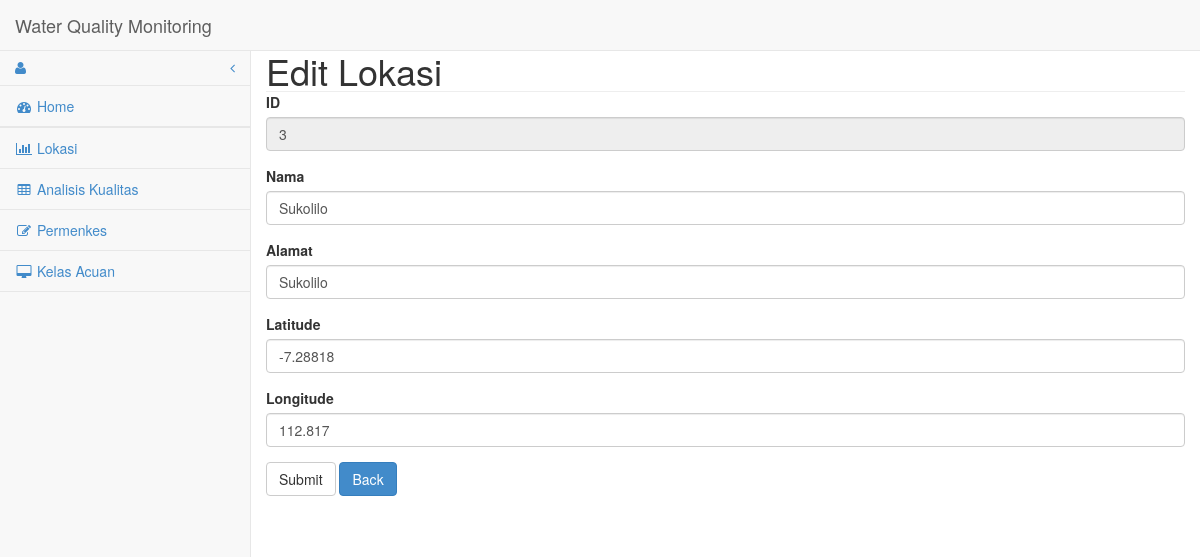
The app's page /editorlokasi.php?id=3 with its own data.
### tables this page shows
CREATE TABLE IF NOT EXISTS `lokasi` (
  `id` int(6) unsigned NOT NULL,
  `latitude` float DEFAULT NULL,
  `longitude` float DEFAULT NULL,
  `alamat` varchar(100) DEFAULT NULL,
  `nama` varchar(30) DEFAULT NULL,
  `status` varchar(30) DEFAULT NULL
);

### editorlokasi.php (the view, shortened to what this page needs)
<?php require ('qs_connection.php');
$idr=$_GET["id"];
?>
<html xmlns="http://www.w3.org/1999/xhtml" >
<!DOCTYPE html>
<html lang="en">
<head>
    <link href="css/bootstrap.min.css" rel="stylesheet">
    <link href="css/sb-admin-2.css" rel="stylesheet">
    <link href="css/plugins/morris.css" rel="stylesheet">
    <link href="font-awesome/css/font-awesome.min.css" rel="stylesheet" type="text/css">
</head>
<body>
    <div id="wrapper">
        <nav class="navbar navbar-default navbar-static-top" role="navigation" style="margin-bottom: 0">
            <div class="navbar-header">
                <a class="navbar-brand" href="home.php">Water Quality Monitoring</a>
            </div>
            <div class="navbar-default sidebar" role="navigation">
                <div class="sidebar-nav navbar-collapse">
                    <ul class="nav" id="side-menu">
                    <li class="dropdown">
                        <a href="#" class="dropdown-toggle" data-toggle="dropdown"><i class="fa fa-user"></i> <?php echo $_SESSION["user"]; ?> <span class="fa arrow"></span></a>
                    </li>
                    <li >
                        <a href="home.php"><i class="fa fa-fw fa-dashboard"></i> Home</a>
                    </li>
                    <li>
                    </li>
                    <li   class="active">
                        <a href="lokasi.php"><i class="fa fa-fw fa-bar-chart-o"></i> Lokasi</a>
                    </li>
                    <li>
                        <a href="analisis_kualitas.php"><i class="fa fa-fw fa-table"></i> Analisis Kualitas</a>
                    </li>
                    <li>
                        <a href="permenkes.php"><i class="fa fa-fw fa-edit"></i> Permenkes</a>
                    </li>
                    <li>
                        <a href="kelasacuan.php"><i class="fa fa-fw fa-desktop"></i> Kelas Acuan</a>
                    </li>
                </ul>
            </div>
        </div>
        </nav>
        <div id="page-wrapper" style="padding:0">
            <div class="container-fluid">
                <div class="row">
                    <div class="col-lg-12">
                        <h1 class="page-header" style="margin:0; padding:0">
                            Edit Lokasi
                        </h1>
                    </div>
                </div>
				<?php
					$resultx = mysql_query("SELECT * FROM lokasi WHERE id = '$idr' ");
						$row = mysql_fetch_array($resultx);
				?>
                <div class="row">
                    <div class="col-lg-12">
                        <form action="editorlokasi.php" method="post">
							<div class="form-group">
                                    <label for="disabledSelect">ID</label>
                                    <input class="form-control" type="text" value="<?php echo $_GET["id"];?>" name="id" readonly="readonly">
                             </div>
							 <div class="form-group">
                                <label>Nama</label>
                                <input class="form-control" value="<?php echo $row["nama"]; ;?>" name="nama" >
                            </div>
							 <div class="form-group">
                                <label>Alamat</label>
                                <input class="form-control" value="<?php echo $row["alamat"]; ;?>" name="alamat">
                            </div>
                            <div class="form-group">
                                <label>Latitude</label>
                                <input class="form-control" value="<?php echo $row["latitude"]; ;?>" name="latitude">
                            </div>
							<div class="form-group">
                                <label>Longitude</label>
                                <input class="form-control" value="<?php echo $row["longitude"]; ;?>" name="longitude">
                            </div>
                            <button type="submit" class="btn btn-default">Submit</button>
                            <a href="lokasi.php" class="btn btn-primary" role="button">Back</a><br><br>
                        </form>
                    </div>
                </div>
            </div>
        </div>
    </div>
</body>
</html>

### css/sb-admin-2.css (style rules this page uses)
body { background-color: #f8f8f8; }
#wrapper { width: 100%; }
#page-wrapper { padding: 0 15px; min-height: 568px; background-color: #fff; }
@media (min-width:768px) { #page-wrapper { position: inherit; margin: 0 0 0 250px; padding: 0 30px; border-left: 1px solid #e7e7e7; } }
.sidebar .sidebar-nav.navbar-collapse { padding-right: 0; padding-left: 0; }
.sidebar ul li { border-bottom: 1px solid #e7e7e7; }
.sidebar .arrow { float: right; }
.sidebar .fa.arrow:before { content: "\f104"; }
@media (min-width:768px) { .sidebar { z-index: 1; position: absolute; width: 250px; margin-top: 51px; } }

### records on screen
lokasi: nama "Sukolilo", alamat "Sukolilo", latitude "-7.28818", longitude "112.817"
